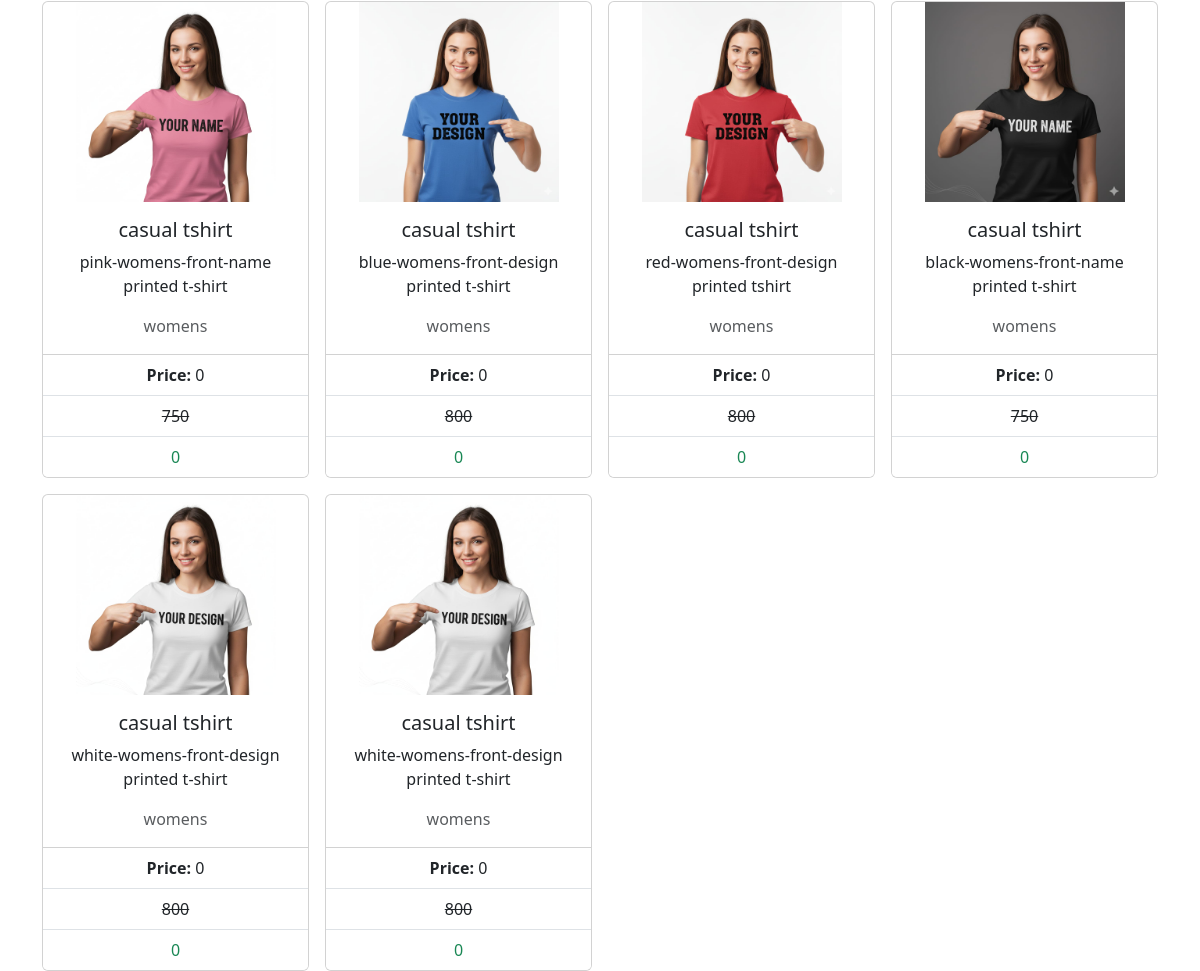
/admin_edit_layout (lower part), run on an earlier commit of the app's database.
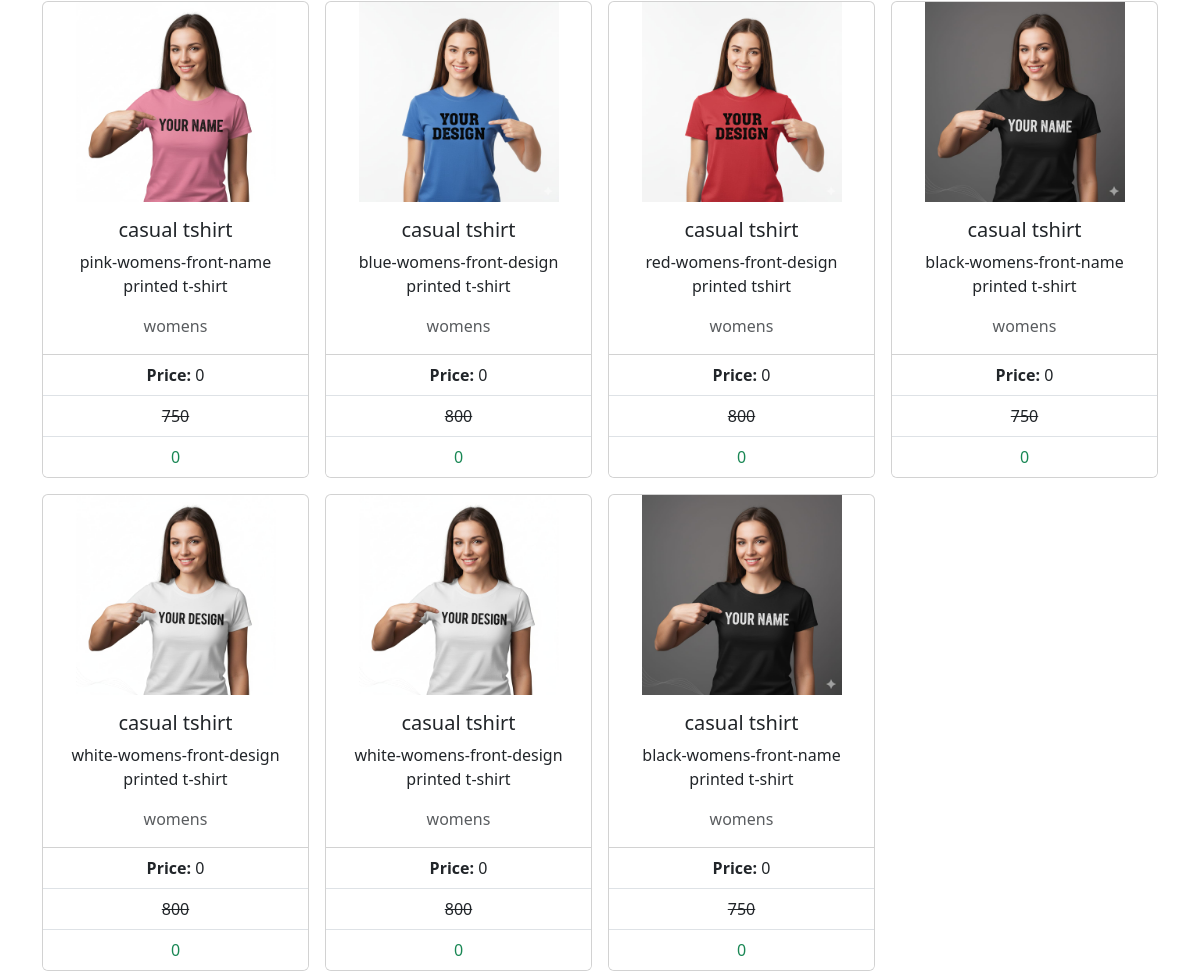
And on a later commit of the database.
### urban_tees_app/models.py (models this page shows)
class Product(models.Model):
    item_image = models.CharField(max_length=255)
    item_name = models.CharField(max_length=255)
    item_description = models.CharField(max_length=255)
    new_price = models.IntegerField()
    old_price = models.IntegerField()
    offer = models.IntegerField()
    category = models.CharField(max_length=255)

### urban_tees_app/views.py (the view)
# urls.py: path('admin_edit_layout',views.admin_view_layout,name='admin_view_layout'),
def admin_view_layout(request):
    item_details=Product.objects.all()
    return render(request,'admin_view_layout.html',{'item':item_details})

### urban_tees_app/templates/admin_view_layout.html (shortened to what this page needs)
{% extends 'admin_add_layout.html' %}
{% load static %}
{% block content %}
<div class="grid text-center container-fluid" style="--bs-columns: 3;">
    <div class="container mt-4">
        <div class="row g-3">
            {% for pro in item %}
            <div class="col-12 col-sm-6 col-md-4 col-lg-3 d-flex">
                <div class="card w-100">
                    <img src="{{ pro.item_image }}" class="card-img-top" alt="product image"
                        style="height: auto; max-height: 200px; object-fit: contain;">
                    <div class="card-body">
                        <h5 class="card-title">{{ pro.item_name }}</h5>
                        <p class="card-text">{{ pro.item_description }}</p>
                        <p class="card-text text-muted">{{ pro.category }}</p>
                    </div>
                    <ul class="list-group list-group-flush">
                        <li class="list-group-item"><strong>Price:</strong> {{ pro.new_price }}</li>
                        <li class="list-group-item"><del>{{ pro.old_price }}</del></li>
                        <li class="list-group-item text-success">{{ pro.offer }}</li>
                    </ul>
                </div>
            </div>
            {% endfor %}
        </div>
    </div>
</div>
{% endblock %}

What changed in the data, as far as the page shows it:
added Product: item_image (picture), item_name "casual tshirt", item_description "black-womens-front-name printed t-shirt", category "womens", new_price "0", old_price "750", offer "0"
